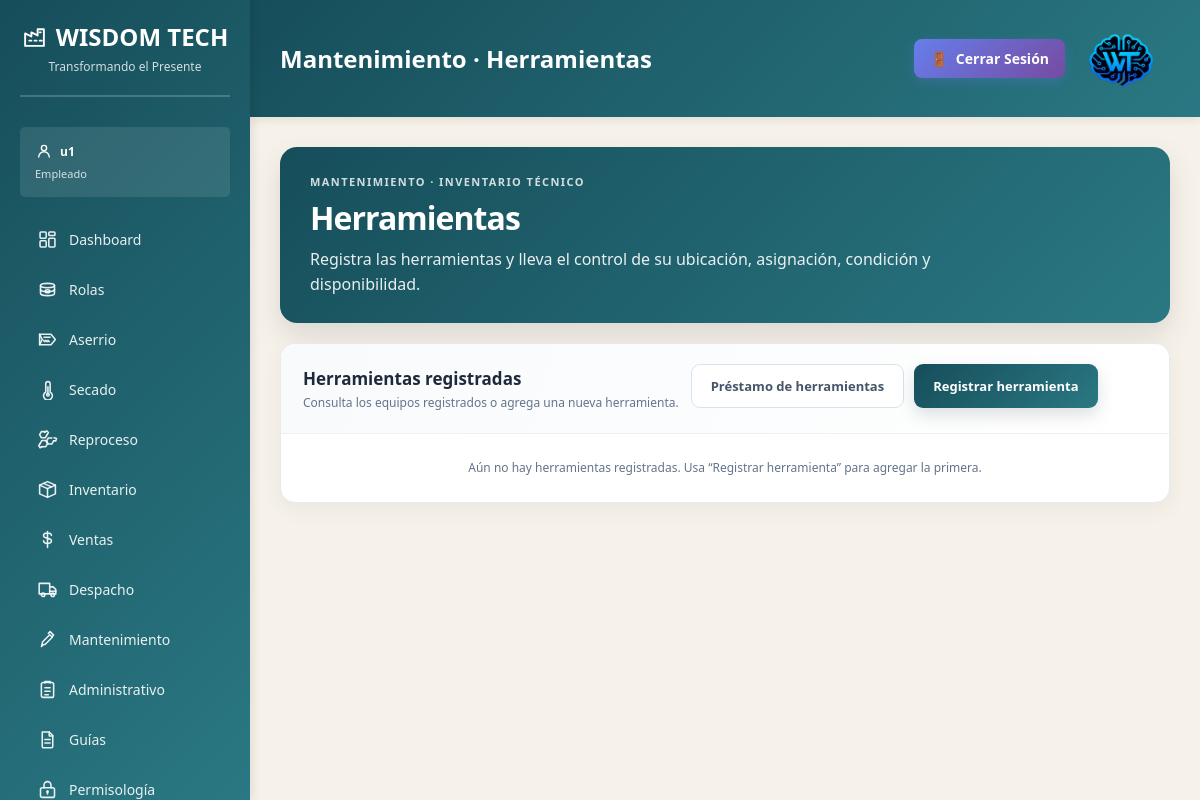
Page /dashboard/mantenimiento/herramientas/ (signed in) on the committed database.
### dashboard/models.py (models this page shows, shortened)
class ConfiguracionEmpresa(models.Model):
    PALETAS_FONDO = [
        ('claro', 'Gris claro'),
        ('azulado', 'Azul muy claro'),
        ('calido', 'Arena suave'),
        ('marron', 'Marrón suave'),
        ('salvia', 'Verde salvia'),
        ('petroleo', 'Azul petróleo'),
    ]
    PALETAS_BARRA_LATERAL = [
        ('verde', 'Verde'),
        ('azul', 'Azul'),
        ('vino', 'Vino'),
        ('marron', 'Marrón'),
        ('salvia', 'Verde salvia'),
        ('petroleo', 'Azul petróleo'),
    ]
    PALETAS_MODULOS = [
        ('azul', 'Azul'),
        ('verde', 'Verde'),
        ('grafito', 'Grafito'),
        ('marron', 'Marrón'),
        ('salvia', 'Verde salvia'),
        ('petroleo', 'Azul petróleo'),
    ]
    nombre = models.CharField('nombre de la empresa', max_length=150, default=NombreEmpresa)
    rif = models.CharField('RIF', max_length=30, default=NumeroRif)
    logo_path = models.CharField(
        'ruta del logo',
        max_length=255,
        blank=True,
        default=LogoEmpresa,
        help_text='Ruta relativa a la carpeta static del proyecto, por ejemplo: images/logo.png.',
    )
    slogan = models.CharField('slogan', max_length=255, default=SloganEmpresa)
    color_fondo = models.CharField(
        'fondo del dashboard',
        max_length=20,
        choices=PALETAS_FONDO,
        default='claro',
    )
    color_sidebar = models.CharField(
        'color de la barra lateral',
        max_length=20,
        choices=PALETAS_BARRA_LATERAL,
        default='verde',
    )
    color_modulos = models.CharField(
        'color de las barras de módulos',
        max_length=20,
        choices=PALETAS_MODULOS,
        default='azul',
    )
    class Meta:
        verbose_name = 'configuración de la empresa'
        verbose_name_plural = 'configuración de la empresa'

class PerfilUsuario(models.Model):
    usuario = models.OneToOneField(
        settings.AUTH_USER_MODEL,
        on_delete=models.CASCADE,
        related_name='perfil',
    )
    cargo = models.CharField('cargo', max_length=100)
    class Meta:
        verbose_name = 'perfil de usuario'
        verbose_name_plural = 'perfiles de usuario'

### dashboard/views.py (the view)
# urls.py: path('mantenimiento/herramientas/', views.mantenimiento_herramientas_view, name='mantenimiento_herramientas'),
@login_required(login_url='login')
@require_http_methods(['GET', 'POST'])
def mantenimiento_herramientas_view(request):
    if request.method == 'POST':
        form = HerramientaForm(request.POST, request.FILES)
        if form.is_valid():
            herramienta = form.save()
            messages.success(
                request,
                f'La herramienta {herramienta.codigo_interno} se registró correctamente.',
            )
            return redirect('mantenimiento_herramientas')
    else:
        form = HerramientaForm()
    return render(request, 'modules/mantenimiento_herramientas.html', {
        'form': form,
        'secciones': _secciones_herramienta_form(form),
        'herramientas': Herramienta.objects.order_by('-fecha_registro', 'nombre'),
        'mostrar_formulario': request.method == 'POST' or request.GET.get('registrar') == '1',
    })

### templates/modules/mantenimiento_herramientas.html (shortened to what this page needs)
{% extends 'base.html' %}
{% block page_title %}Mantenimiento · Herramientas{% endblock %}
{% block content %}
<main class="tools-shell">
    <header class="tools-header">
        <p class="tools-eyebrow">Mantenimiento · Inventario técnico</p>
        <h2>Herramientas</h2>
        <p class="tools-description">Registra las herramientas y lleva el control de su ubicación, asignación, condición y disponibilidad.</p>
    </header>
    <section class="tools-records" aria-labelledby="tools-records-title">
        <div class="tools-records-heading">
            <div>
                <h3 id="tools-records-title">Herramientas registradas</h3>
                <p>Consulta los equipos registrados o agrega una nueva herramienta.</p>
            </div>
            <div class="tools-actions">
                <a class="tools-button secondary" href="{% url 'mantenimiento_prestamos_herramientas' %}">Préstamo de herramientas</a>
                <a class="tools-button" href="{% url 'mantenimiento_herramientas' %}?registrar=1#registro-herramienta">Registrar herramienta</a>
            </div>
        </div>
        {% if herramientas %}
        <div class="tools-grid">
            {% for herramienta in herramientas %}
            <article class="tool-card">
                {% if herramienta.foto %}<img src="{{ herramienta.foto.url }}" alt="Foto de {{ herramienta.nombre }}">{% endif %}
                <span class="tool-card-code">{{ herramienta.codigo_interno }}</span>
                <h4>{{ herramienta.nombre }}</h4>
                <p>{{ herramienta.descripcion|default:"Sin descripción registrada"|truncatewords:18 }}</p>
                <div class="tool-card-meta">
                    <div><span>Estado operativo</span><strong>{{ herramienta.estado_operativo|default:"Sin registrar" }}</strong></div>
                    <div><span>Ubicación</span><strong>{{ herramienta.ubicacion_especifica|default:"Sin registrar" }}</strong></div>
                    <div><span>Responsable</span><strong>{{ herramienta.trabajador_responsable|default:"Sin asignar" }}</strong></div>
                    <div><span>Disponibilidad</span><strong>{{ herramienta.disponibilidad|default:"Sin registrar" }}</strong></div>
                </div>
            </article>
            {% endfor %}
        </div>
        {% else %}
        <p class="tools-empty">Aún no hay herramientas registradas. Usa “Registrar herramienta” para agregar la primera.</p>
        {% endif %}
    </section>
</main>
{% endblock %}

### templates/base.html (shortened to what this page needs)
<!DOCTYPE html>
<html lang="es">
<head>
    {% load static %}
</head>
<body style="--dashboard-background: {{ tema_colores.fondo }}; --sidebar-start: {{ tema_colores.sidebar_inicio }}; --sidebar-end: {{ tema_colores.sidebar_fin }}; --module-start: {{ tema_colores.modulo_inicio }}; --module-end: {{ tema_colores.modulo_fin }};">
    <div class="sidebar">
        <div class="sidebar-header">
            <h1>
                <span class="sidebar-symbol" aria-hidden="true">
                    <svg viewBox="0 0 24 24">
                        <path d="M3 21V9l6 3V8l6 3V5h6v16z"/>
                        <path d="M7 16h2m3 0h2m3 0h2M17 8h1"/>
                    </svg>
                </span>
                <span>{{ empresa.nombre }}</span>
            </h1>
            <p>{{ empresa.slogan }}</p>
        </div>
        <div class="user-info">
            <strong>
                <span class="sidebar-symbol" aria-hidden="true">
                    <svg viewBox="0 0 24 24">
                        <circle cx="12" cy="8" r="3.5"/>
                        <path d="M5 20a7 7 0 0 1 14 0"/>
                    </svg>
                </span>
                <span>{{ user.get_full_name|default:user.username }}</span>
            </strong>
            <span class="user-role">{{ cargo_usuario }}</span>
        </div>
        <ul class="sidebar-menu">
            <li>
                <a href="{% url 'dashboard' %}" class="{% if request.resolver_match.url_name == 'dashboard' %}active{% endif %}">
                    <span class="icon" aria-hidden="true">
                        <svg viewBox="0 0 24 24">
                            <rect x="3.5" y="3.5" width="7" height="7" rx="1"/>
                            <rect x="13.5" y="3.5" width="7" height="4" rx="1"/>
                            <rect x="13.5" y="10.5" width="7" height="10" rx="1"/>
                            <rect x="3.5" y="13.5" width="7" height="7" rx="1"/>
                        </svg>
                    </span>
                    <span>Dashboard</span>
                </a>
            </li>
            <li>
                <a href="/dashboard/rolas/" class="{% if 'rolas' in request.path %}active{% endif %}">
                    <span class="icon" aria-hidden="true">
                        <svg viewBox="0 0 24 24">
                            <path d="M4 7.5c0-1.4 3.6-2.5 8-2.5s8 1.1 8 2.5v9c0 1.4-3.6 2.5-8 2.5s-8-1.1-8-2.5z"/>
                            <path d="M4 7.5c0 1.4 3.6 2.5 8 2.5s8-1.1 8-2.5M4 12c0 1.4 3.6 2.5 8 2.5s8-1.1 8-2.5"/>
                            <path d="M12 12.2c1.4 0 2.6.8 2.6 1.8s-1.2 1.8-2.6 1.8-2.6-.8-2.6-1.8 1.2-1.8 2.6-1.8z"/>
                        </svg>
                    </span>
                    <span>Rolas</span>
                </a>
            </li>
            <li>
                <a href="{% url 'aserrio' %}" class="{% if request.resolver_match.url_name == 'aserrio' %}active{% endif %}">
                    <span class="icon" aria-hidden="true">
                        <svg viewBox="0 0 24 24">
                            <path d="M3 6h13l5 6-5 6H3l3-6z"/>
                            <path d="M8 9.5h7M7.5 13l1.5 1.5m1-1.5 1.5 1.5m1-1.5 1.5 1.5"/>
                            <path d="M3 6v12"/>
                        </svg>
                    </span>
                    <span>Aserrio</span>
                </a>
            </li>
            <li>
                <a href="{% url 'secado' %}" class="{% if request.resolver_match.url_name == 'secado' %}active{% endif %}">
                    <span class="icon" aria-hidden="true">
                        <svg viewBox="0 0 24 24">
                            <path d="M10 14.8V5.5a2.5 2.5 0 0 1 5 0v9.3a5 5 0 1 1-5 0z"/>
                            <path d="M12.5 9v8"/>
                            <circle cx="12.5" cy="18" r="1.5"/>
                        </svg>
                    </span>
                    <span>Secado</span>
                </a>
            </li>
            <li>
                <a href="{% url 'reproceso' %}" class="{% if request.resolver_match.url_name == 'reproceso' %}active{% endif %}">
                    <span class="icon" aria-hidden="true">
                        <svg viewBox="0 0 24 24">
                            <path d="m9 4 2-2 2 2-1.2 2.1"/>
                            <path d="M11.8 6.1 9.5 10H5l-2-3.5L5 3h4"/>
                            <path d="m19.5 10 2.8.8-.8 2.8-2.4-.2"/>
                            <path d="m19.1 13.4-2.2 3.8H13l-2-3.5 2-3.5h4"/>
                            <path d="m6 20-2.5 1.4L2 19l1.3-2"/>
                            <path d="m3.3 17 2.2-3.8H10l2 3.5-2 3.5H6"/>
                        </svg>
                    </span>
                    <span>Reproceso</span>
                </a>
            </li>
            <li>
                <a href="{% url 'inventario' %}" class="{% if request.resolver_match.url_name == 'inventario' %}active{% endif %}">
                    <span class="icon" aria-hidden="true">
                        <svg viewBox="0 0 24 24">
                            <path d="m3 7 9-4 9 4-9 4z"/>
                            <path d="M3 7v10l9 4 9-4V7M12 11v10"/>
                            <path d="m7.5 5 9 4"/>
                        </svg>
                    </span>
                    <span>Inventario</span>
                </a>
            </li>
            <li>
                <a href="{% url 'ventas' %}" class="{% if request.resolver_match.url_name == 'ventas' %}active{% endif %}">
                    <span class="icon" aria-hidden="true">
                        <svg viewBox="0 0 24 24">
                            <path d="M12 3v18M16.5 7.5c0-1.7-1.8-3-4.5-3s-4.5 1.3-4.5 3 1.5 2.6 4.5 3 4.5 1.3 4.5 3-1.8 3-4.5 3-4.5-1.3-4.5-3"/>
                        </svg>
                    </span>
                    <span>Ventas</span>
                </a>
            </li>
            <li>
                <a href="{% url 'despacho' %}" class="{% if request.resolver_match.url_name == 'despacho' %}active{% endif %}">
                    <span class="icon" aria-hidden="true">
                        <svg viewBox="0 0 24 24">
                            <path d="M2.5 5h12v12h-12zM14.5 9h4l3 3v5h-7z"/>
                            <circle cx="7" cy="18" r="2"/>
                            <circle cx="18" cy="18" r="2"/>
                            <path d="M14.5 14h7"/>
                        </svg>
                    </span>
                    <span>Despacho</span>
                </a>
            </li>
            <li>
                <a href="{% url 'mantenimiento' %}" class="{% if request.resolver_match.url_name == 'mantenimiento' %}active{% endif %}">
                    <span class="icon" aria-hidden="true">
                        <svg viewBox="0 0 24 24">
                            <path d="m14.5 6.5 3 3-8 8-4 1 1-4 8-8z"/>
                            <path d="m13 5 2-2 4 4-2 2"/>
                            <path d="M6 19l-1 1"/>
                        </svg>
                    </span>
                    <span>Mantenimiento</span>
                </a>
            </li>
            <li>
                <a href="{% url 'administrativo' %}" class="{% if request.resolver_match.url_name == 'administrativo' %}active{% endif %}">
                    <span class="icon" aria-hidden="true">
                        <svg viewBox="0 0 24 24">
                            <rect x="5" y="4" width="14" height="17" rx="2"/>
                            <path d="M9 4.5V3h6v1.5M9 10h6M9 14h6M9 18h4"/>
                        </svg>
                    </span>
                    <span>Administrativo</span>
                </a>
            </li>
            <li>
                <a href="{% url 'guias' %}" class="{% if request.resolver_match.url_name == 'guias' %}active{% endif %}">
                    <span class="icon" aria-hidden="true">
                        <svg viewBox="0 0 24 24">
                            <path d="M6 3.5h8l4 4V20a1.5 1.5 0 0 1-1.5 1.5h-9A1.5 1.5 0 0 1 6 20z"/>
                            <path d="M14 3.5V8h4M9 12h6M9 16h6"/>
                        </svg>
                    </span>
                    <span>Guías</span>
                </a>
            </li>
            <li>
                <a href="{% url 'permisologia' %}" class="{% if request.resolver_match.url_name == 'permisologia' %}active{% endif %}">
                    <span class="icon" aria-hidden="true">
                        <svg viewBox="0 0 24 24">
                            <rect x="4" y="10" width="16" height="11" rx="2"/>
                            <path d="M8 10V7a4 4 0 1 1 8 0v3M12 14v3"/>
                            <circle cx="12" cy="14.5" r=".7"/>
                        </svg>
                    </span>
                    <span>Permisología</span>
                </a>
            </li>
        </ul>
    </div>
    <div class="main-content">
        <div class="topbar">
            <div class="page-heading">
                <h2>{% block page_title %}Dashboard{% endblock %}</h2>
            </div>
            <div class="topbar-info">
                <div class="topbar-actions">
                    <a href="{% url 'logout' %}" class="topbar-logout">
                        <span>🚪</span>
                        <span>Cerrar Sesión</span>
                    </a>
                    {% if logo_empresa_disponible %}
                    <img class="topbar-logo" src="{% static empresa.logo_path %}" alt="Logo de {{ empresa.nombre }}">
                    {% endif %}
                </div>
            </div>
        </div>
        <div class="content">
            {% block content %}{% endblock %}
        </div>
    </div>
</body>
</html>

### rows in the picture
ConfiguracionEmpresa: nombre "WISDOM TECH", slogan "Transformando el Presente", logo_path (picture)
PerfilUsuario: cargo "Empleado"

### other values in the picture
{{ user.get_full_name|default:user.username }} "u1"
